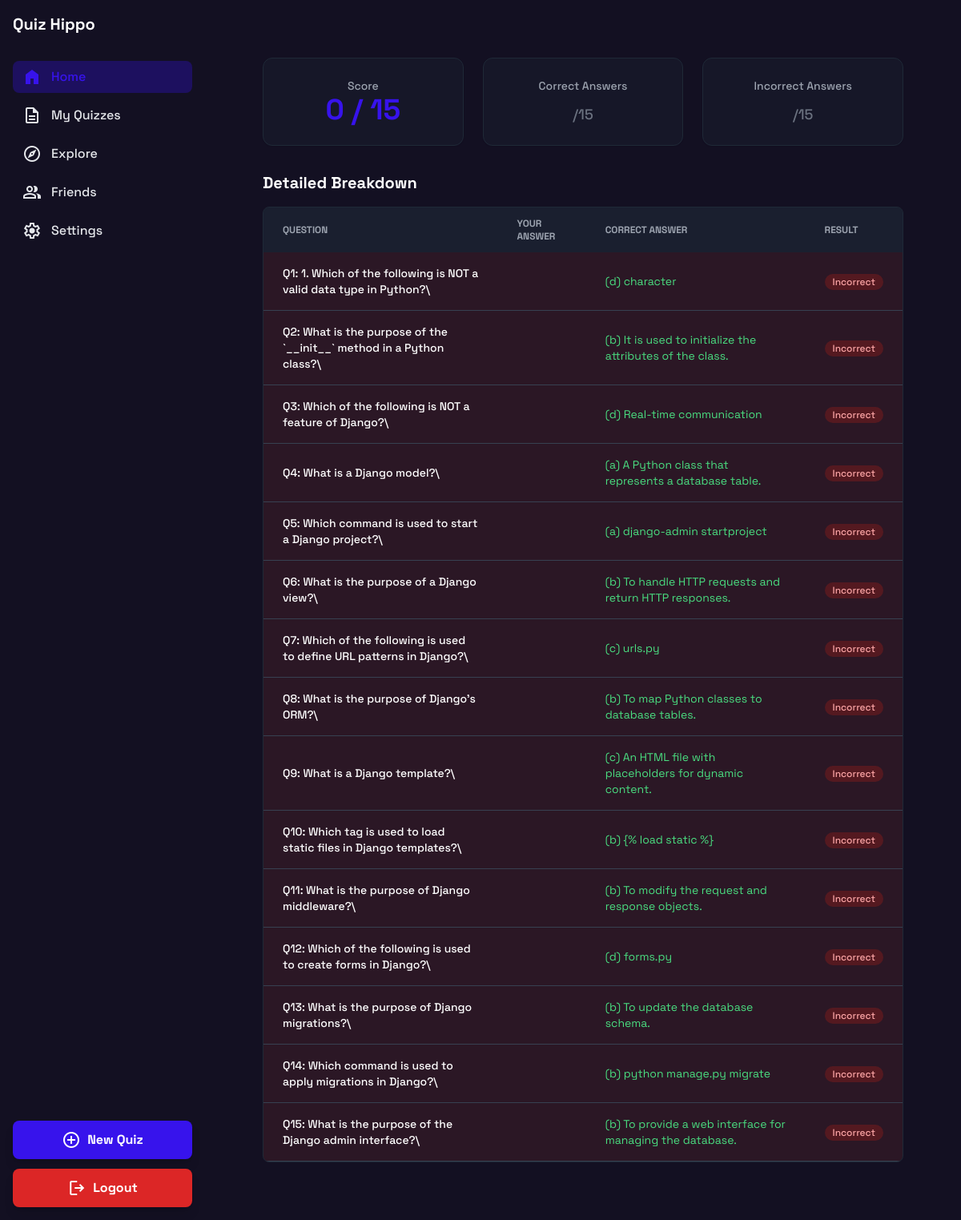
/quiz/result/24/, run on the app's committed database.
### app/models.py (models this page shows, shortened)
class QuizAttempt(models.Model):
    user = models.ForeignKey(User, on_delete=models.CASCADE)
    quiz = models.ForeignKey(Quiz, on_delete=models.CASCADE)
    score = models.IntegerField(default=0)
    answers = models.JSONField(default=dict)  # e.g. {question_id: "user_answer"}
    created_at = models.DateTimeField(auto_now_add=True)

class Quiz(models.Model):
    QUESTION_PREFERENCES = [
        ('SHORT', 'Short Questions'),
        ('TF', 'True/False'),
        ('MCQ', 'Multiple Choice'),
        ('FILL', 'Fill in the Blank'),
        ('MIX', 'Mix'),
    ]
    topic = models.CharField(max_length=200)
    difficulty = models.IntegerField(default=1)
    user = models.ForeignKey(User, on_delete=models.CASCADE, null=True, blank=True, related_name="quizzes")
    question_preference = models.CharField(max_length=10, choices=QUESTION_PREFERENCES, default="MIX")
    shared_with = models.ManyToManyField(User, related_name="shared_quizzes", blank=True)
    is_public = models.BooleanField(default=False)

class Question(models.Model):
    QUESTION_TYPES = [
        ('MCQ', 'Multiple Choice'),
        ('TF', 'True/False'),
        ('SHORT', 'Short Answer'),
        ('FILL', 'Fill in the Blank'),
    ]
    quiz = models.ForeignKey(Quiz, on_delete=models.CASCADE, related_name="questions")
    text = models.TextField()
    question_type = models.CharField(max_length=10, choices=QUESTION_TYPES)
    difficulty = models.IntegerField(default=1)
    answer = models.CharField(max_length=200)
    user_answer = models.CharField(max_length=1020, null=True, blank=True)

### app/views.py (the view)
# urls.py: path("quiz/result/<int:attempt_id>/", views.quiz_result, name="quiz_result"),
def quiz_result(request, attempt_id):
    attempt = get_object_or_404(QuizAttempt, id=attempt_id)
    quiz = attempt.quiz
    return render(request, "quiz-result.html", {"attempt": attempt, "quiz": quiz})

### templates/quiz-result.html (shortened to what this page needs)
{% extends "base.html" %}
{% load static %}
{% block content %}
<div class="p-6 lg:p-10 space-y-8 max-w-6xl mx-auto">
  <div class="grid grid-cols-1 sm:grid-cols-2 lg:grid-cols-3 gap-6">
    <div class="bg-white dark:bg-gray-800/30 rounded-xl p-6 shadow-sm border border-gray-200 dark:border-gray-800 text-center">
      <p class="text-sm font-medium text-gray-500 dark:text-gray-400">Score</p>
      <p class="text-4xl font-bold text-primary">
        {{ attempt.score }} / {{ quiz.questions.count }}
      </p>
    </div>
    <div class="bg-white dark:bg-gray-800/30 rounded-xl p-6 shadow-sm border border-gray-200 dark:border-gray-800 text-center">
      <p class="text-sm font-medium text-gray-500 dark:text-gray-400">Correct Answers</p>
      <p class="text-4xl font-bold text-gray-900 dark:text-white">
        {{ attempt.correct_count }}<span class="text-lg font-medium text-gray-400 dark:text-gray-500">/{{ quiz.questions.count }}</span>
      </p>
    </div>
    <div class="bg-white dark:bg-gray-800/30 rounded-xl p-6 shadow-sm border border-gray-200 dark:border-gray-800 text-center">
      <p class="text-sm font-medium text-gray-500 dark:text-gray-400">Incorrect Answers</p>
      <p class="text-4xl font-bold text-gray-900 dark:text-white">
        {{ attempt.incorrect_count }}<span class="text-lg font-medium text-gray-400 dark:text-gray-500">/{{ quiz.questions.count }}</span>
      </p>
    </div>
  </div>
  <div>
    <h3 class="text-xl font-bold text-gray-900 dark:text-white mb-4">Detailed Breakdown</h3>
    <div class="overflow-x-auto rounded-lg border border-gray-200 dark:border-gray-800 bg-white dark:bg-gray-800/30">
      <table class="w-full text-sm text-left">
        <thead class="bg-gray-50 dark:bg-gray-800/50 text-xs text-gray-700 dark:text-gray-400 uppercase">
          <tr>
            <th class="px-6 py-3" scope="col">Question</th>
            <th class="px-6 py-3" scope="col">Your Answer</th>
            <th class="px-6 py-3" scope="col">Correct Answer</th>
            <th class="px-6 py-3" scope="col">Result</th>
          </tr>
        </thead>
        <tbody>
          {% for q in quiz.questions.all %}
          {% with user_answer=attempt.answers.q.id %}
          <tr class="border-b dark:border-gray-700 {% if user_answer != q.answer %} bg-red-50 dark:bg-red-900/20 {% endif %}">
            <td class="px-6 py-4 font-medium text-gray-900 dark:text-white">Q{{ forloop.counter }}: {{ q.text }}</td>
            <td class="px-6 py-4 {% if user_answer != q.answer %} text-red-700 dark:text-red-400 {% endif %}">
            </td>
            <td class="px-6 py-4 text-green-700 dark:text-green-400">{{ q.answer }}</td>
            <td class="px-6 py-4">
              {% if user_answer == q.answer %}
              <span class="inline-flex items-center px-2.5 py-0.5 rounded-full text-xs font-medium bg-green-100 dark:bg-green-900/50 text-green-800 dark:text-green-300">Correct</span>
              {% else %}
              <span class="inline-flex items-center px-2.5 py-0.5 rounded-full text-xs font-medium bg-red-100 dark:bg-red-900/50 text-red-800 dark:text-red-300">Incorrect</span>
              {% endif %}
            </td>
          </tr>
          {% endwith %}
          {% endfor %}
        </tbody>
      </table>
    </div>
  </div>
</div>
{% endblock content %}

### templates/base.html (shortened to what this page needs)
{% load static %}
<!DOCTYPE html>
<html class="dark" lang="en">
<head>
  <script src="https://cdn.tailwindcss.com?plugins=forms,container-queries"></script>
</head>
<body class="bg-background-light dark:bg-background-dark text-gray-800 dark:text-gray-200">
<div class="flex min-h-screen">
<aside id="sidebar" class="sidebar fixed inset-y-0 left-0 w-64 bg-background-light/95 dark:bg-background-dark/95 p-4 z-50 md:relative md:translate-x-0 sidebar-closed md:flex flex-col justify-between">
  <div>
    <div class="flex items-center gap-3 mb-8">
      <h1 class="text-xl font-bold text-gray-900 dark:text-white">Quiz Hippo</h1>
    </div>
    <nav class="flex flex-col gap-2">
      <a href="{% url 'main' %}" class="flex items-center gap-3 px-3 py-2 rounded-lg bg-primary/20 dark:bg-primary/30 text-primary">
        <span class="material-symbols-outlined" style="font-variation-settings: 'FILL' 1">home</span>
        <span class="font-medium">Home</span>
      </a>
      <a href="{% url 'all_quizes' %}" class="flex items-center gap-3 px-3 py-2 rounded-lg hover:bg-primary/10 dark:hover:bg-primary/20">
        <span class="material-symbols-outlined">description</span>
        <span class="font-medium">My Quizzes</span>
      </a>
      <a href="#" class="flex items-center gap-3 px-3 py-2 rounded-lg hover:bg-primary/10 dark:hover:bg-primary/20">
        <span class="material-symbols-outlined">explore</span>
        <span class="font-medium">Explore</span>
      </a>
      <a href="#" class="flex items-center gap-3 px-3 py-2 rounded-lg hover:bg-primary/10 dark:hover:bg-primary/20">
        <span class="material-symbols-outlined">group</span>
        <span class="font-medium">Friends</span>
      </a>
      <a href="{% url "settings" %}" class="flex items-center gap-3 px-3 py-2 rounded-lg hover:bg-primary/10 dark:hover:bg-primary/20">
        <span class="material-symbols-outlined">settings</span>
        <span class="font-medium">Settings</span>
      </a>
    </nav>
  </div>
  <div class="mt-6 space-y-3">
    <button class="flex w-full items-center justify-center gap-2 rounded-lg h-12 px-4 bg-primary text-white font-bold shadow-lg hover:bg-primary/90 transition">
      <span class="material-symbols-outlined">add_circle</span>
      <span class="truncate">New Quiz</span>
    </button>
    <form method="post" action="{% url 'logout' %}">
      <button type="submit"
              class="flex w-full items-center justify-center gap-2 rounded-lg h-12 px-4
                     bg-red-600 text-white font-bold shadow-lg hover:bg-red-700 transition">
        <span class="material-symbols-outlined">logout</span>
        <span class="truncate">Logout</span>
      </button>
    </form>
  </div>
</aside>
  <div class="flex flex-col flex-1">
    <main class="flex-1 flex flex-col justify-between p-6 lg:p-8">
      {% block content %}{% endblock %}
    </main>
  </div>
</div>
</body>
</html>

### templates/base.html (style rules this page uses)
body { font-family: 'Space Grotesk', sans-serif; }
.material-symbols-outlined { font-variation-settings: "FILL" 0, "wght" 400, "GRAD" 0, "opsz" 24; }
.sidebar { transition: transform 0.3s ease-in-out; }
.sidebar-closed { transform: translateX(-100%); }

### data on the page
QuizAttempt: score "0"
Quiz: questions.count "15"
Question: text "1. Which of the following is NOT a valid data type in Python?\\", answer "(d) character", shows "Incorrect"
Question: text "What is the purpose of the `__init__` method in a Python class?\\", answer "(b) It is used to initialize the attributes of the class.", shows "Incorrect"
Question: text "Which of the following is NOT a feature of Django?\\", answer "(d) Real-time communication", shows "Incorrect"
Question: text "What is a Django model?\\", answer "(a) A Python class that represents a database table.", shows "Incorrect"
Question: text "Which command is used to start a Django project?\\", answer "(a) django-admin startproject", shows "Incorrect"
Question: text "What is the purpose of a Django view?\\", answer "(b) To handle HTTP requests and return HTTP responses.", shows "Incorrect"
Question: text "Which of the following is used to define URL patterns in Django?\\", answer "(c) urls.py", shows "Incorrect"
Question: text "What is the purpose of Django's ORM?\\", answer "(b) To map Python classes to database tables.", shows "Incorrect"
Question: text "What is a Django template?\\", answer "(c) An HTML file with placeholders for dynamic content.", shows "Incorrect"
Question: text "Which tag is used to load static files in Django templates?\\", answer "(b) {% load static %}", shows "Incorrect"
Question: text "What is the purpose of Django middleware?\\", answer "(b) To modify the request and response objects.", shows "Incorrect"
Question: text "Which of the following is used to create forms in Django?\\", answer "(d) forms.py", shows "Incorrect"
Question: text "What is the purpose of Django migrations?\\", answer "(b) To update the database schema.", shows "Incorrect"
Question: text "Which command is used to apply migrations in Django?\\", answer "(b) python manage.py migrate", shows "Incorrect"
Question: text "What is the purpose of the Django admin interface?\\", answer "(b) To provide a web interface for managing the database.", shows "Incorrect"
